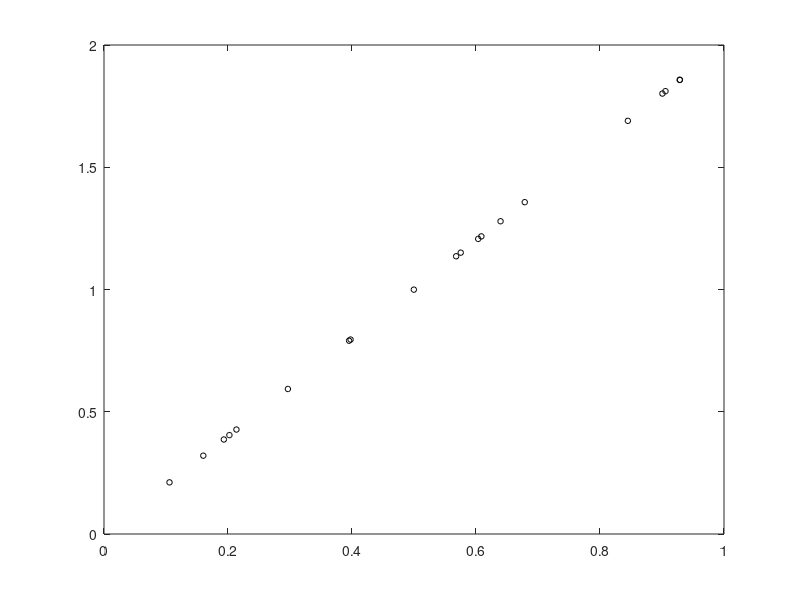

Write the MATLAB code that produced this figure. (Note: this script raises an error after producing the figure.)
%% ML - Predict the double of a value using linear regression

%% ==================== Initialization ====================

% Clear and Close Figures
clear ; close all; clc

% Generate a training set (vector) of 10 values
X = rand(100,1);
y = X*2;
m = length(X);

% Initialize the parameters(theta) to zero
initial_theta = zeros(2,1);

% Add a 0 column to X
X = [ones(m,1) X];

% Plot data
figure(1);
title ("Arbitrary title");
xlabel ("X");
ylabel ("y (double X)");
f1_legends = ["Original"];

f1_X = X(1:5:length(X),2);
f1_y = y(1:5:length(y),1);
plot(f1_X,f1_y,"ko","markersize", 4);

%% ==================== Cost function ====================

% Compute the initial Cost
J = costFunction(X,y,initial_theta);
fprintf("Computing initial cost...\n");
fprintf("%f\n\n",  J);
f2_legends = "";

%% ==================== Gradient descent ====================

fprintf('Running Gradient Descent ...\n')
alpha = [0.05 0.1 0.3 0.5 0.6 0.8 1];
num_iters = 500;

for i=1:length(alpha)
    
    [theta, J_history] = gradientDescent(X, y, initial_theta, alpha(i), num_iters);
    fprintf("Theta(alpha=%.2f): %.5f, %.5f˙| cost: %.5f\n", alpha(i), theta(1),theta(2), costFunction(X,y,theta));

    % Plot the linear fit
    figure(1);
    hold on;
    plot(X(:,2),(X * theta));
    f1_legends = [f1_legends;mat2str(alpha(i))];
    legend(f1_legends);

    % Plot cost history
    figure(2);
    hold on;
    plot(J_history(:,1),J_history(:,2));
    f2_legends = [f2_legends;mat2str(alpha(i))];
    legend(f2_legends);
end

% predictions
fprintf("\n");
fprintf("For value 12.3,  we predict a result of %f\n",  [1 12.3] * theta);
fprintf("For value 5,  we predict a result of %f\n",  [1 5] * theta);

%% ==================== Optimizing using fminunc ====================
fprintf("\nOptimizing using fminunc...\n");
options = optimset('GradObj', 'on', 'MaxIter', 100);
[theta, cost,info, o] = fminunc(@(t)(costFunction(X, y, t)), initial_theta, options);
fprintf("Theta: %.5f, %.5f˙| cost: %.5f | iterations: %i", theta(1),theta(2), cost, o.iterations);

%% ==================== Computing theta using normal equation ====================
fprintf("\nComputing theta using normal equation...\n");
theta = pinv(X) * y;
fprintf("Theta: %.5f, %.5f˙| cost: %.5f\n", theta(1),theta(2), costFunction(X,y,theta));
